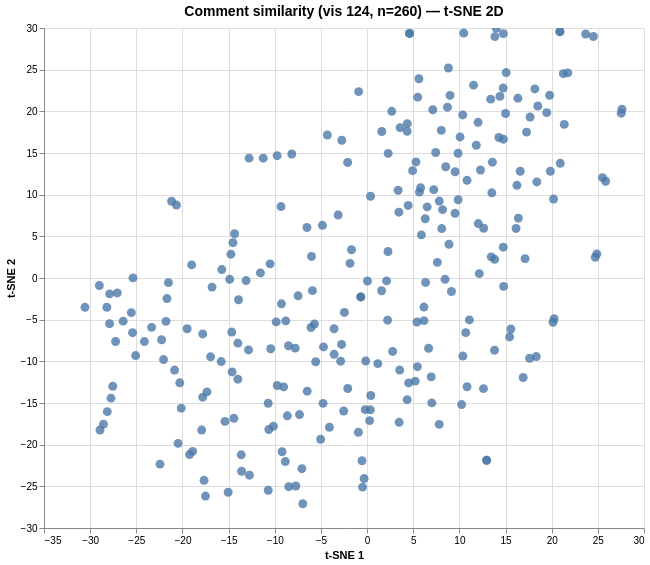

The Vega-Lite source for this figure:
### Vega specification from a JSON file in a GitHub repository (floating-point values rounded to 4 significant figures; data arrays with more than 128 entries replaced by an {"elided": "..."} marker saying what was removed)
{"$schema": "https://vega.github.io/schema/vega/v6.json", "data": [{"name": "param_1e9efca18e7a2868_store"}, {"name": "source_0", "values": {"elided": "260 records"}}, {"name": "source_0_x_domain_dim_1", "values": [{"min": -30.56, "max": 27.61}]}, {"name": "source_0_y_domain_dim_2", "values": [{"min": -27.09, "max": 29.95}]}], "signals": [{"name": "unit", "value": {}, "on": [{"events": "pointermove", "update": "isTuple(group()) ? group() : unit"}]}, {"name": "param_1e9efca18e7a2868", "update": "vlSelectionResolve(\"param_1e9efca18e7a2868_store\", \"union\")"}, {"name": "param_1e9efca18e7a2868_dim_1", "on": [{"events": [{"source": "view", "type": "dblclick"}], "update": "null"}, {"events": {"signal": "param_1e9efca18e7a2868_translate_delta"}, "update": "panLinear(param_1e9efca18e7a2868_translate_anchor.extent_x, -param_1e9efca18e7a2868_translate_delta.x / width)"}, {"events": {"signal": "param_1e9efca18e7a2868_zoom_delta"}, "update": "zoomLinear(domain(\"x\"), param_1e9efca18e7a2868_zoom_anchor.x, param_1e9efca18e7a2868_zoom_delta)"}]}, {"name": "param_1e9efca18e7a2868_dim_2", "on": [{"events": [{"source": "view", "type": "dblclick"}], "update": "null"}, {"events": {"signal": "param_1e9efca18e7a2868_translate_delta"}, "update": "panLinear(param_1e9efca18e7a2868_translate_anchor.extent_y, param_1e9efca18e7a2868_translate_delta.y / height)"}, {"events": {"signal": "param_1e9efca18e7a2868_zoom_delta"}, "update": "zoomLinear(domain(\"y\"), param_1e9efca18e7a2868_zoom_anchor.y, param_1e9efca18e7a2868_zoom_delta)"}]}, {"name": "param_1e9efca18e7a2868_tuple", "on": [{"events": [{"signal": "param_1e9efca18e7a2868_dim_1 || param_1e9efca18e7a2868_dim_2"}], "update": "param_1e9efca18e7a2868_dim_1 && param_1e9efca18e7a2868_dim_2 ? {unit: \"\", fields: param_1e9efca18e7a2868_tuple_fields, values: [param_1e9efca18e7a2868_dim_1,param_1e9efca18e7a2868_dim_2]} : null"}]}, {"name": "param_1e9efca18e7a2868_tuple_fields", "value": [{"field": "dim_1", "channel": "x", "type": "R"}, {"field": "dim_2", "channel": "y", "type": "R"}]}, {"name": "param_1e9efca18e7a2868_translate_anchor", "value": {}, "on": [{"events": [{"source": "scope", "type": "pointerdown"}], "update": "{x: x(unit), y: y(unit), extent_x: domain(\"x\"), extent_y: domain(\"y\")}"}]}, {"name": "param_1e9efca18e7a2868_translate_delta", "value": {}, "on": [{"events": [{"source": "window", "between": [{"source": "scope", "type": "pointerdown"}, {"source": "window", "type": "pointerup"}], "type": "pointermove", "consume": true}], "update": "{x: param_1e9efca18e7a2868_translate_anchor.x - x(unit), y: param_1e9efca18e7a2868_translate_anchor.y - y(unit)}"}]}, {"name": "param_1e9efca18e7a2868_zoom_anchor", "on": [{"events": [{"source": "scope", "type": "wheel", "consume": true}], "update": "{x: invert(\"x\", x(unit)), y: invert(\"y\", y(unit))}"}]}, {"name": "param_1e9efca18e7a2868_zoom_delta", "on": [{"events": [{"source": "scope", "type": "wheel", "consume": true}], "update": "pow(1.001, event.deltaY * pow(16, event.deltaMode))", "force": true}]}, {"name": "param_1e9efca18e7a2868_modify", "on": [{"events": {"signal": "param_1e9efca18e7a2868_tuple"}, "update": "modify(\"param_1e9efca18e7a2868_store\", param_1e9efca18e7a2868_tuple, true)"}]}], "marks": [{"type": "symbol", "name": "marks", "from": {"data": "source_0"}, "encode": {"update": {"fill": {"value": "#4c78a8"}, "opacity": {"value": 0.8}, "size": {"value": 80}, "tooltip": {"signal": "{\"Comment #\": format(datum[\"index\"], \"\"), \"Comment\": isValid(datum[\"comment\"]) ? datum[\"comment\"] : \"\"+datum[\"comment\"]}"}, "y": {"field": "dim_2", "scale": "y"}, "shape": {"value": "circle"}, "x": {"field": "dim_1", "scale": "x"}}}, "interactive": true, "style": ["circle"], "clip": true}], "scales": [{"name": "x", "type": "linear", "domain": [{"signal": "(data(\"source_0_x_domain_dim_1\")[0] || {}).min"}, {"signal": "(data(\"source_0_x_domain_dim_1\")[0] || {}).max"}], "range": [0, {"signal": "width"}], "domainRaw": {"signal": "param_1e9efca18e7a2868[\"dim_1\"]"}, "nice": true, "zero": true}, {"name": "y", "type": "linear", "domain": [{"signal": "(data(\"source_0_y_domain_dim_2\")[0] || {}).min"}, {"signal": "(data(\"source_0_y_domain_dim_2\")[0] || {}).max"}], "range": [{"signal": "height"}, 0], "domainRaw": {"signal": "param_1e9efca18e7a2868[\"dim_2\"]"}, "zero": true, "nice": true}], "axes": [{"scale": "x", "aria": false, "orient": "bottom", "gridScale": "y", "ticks": false, "domain": false, "labels": false, "maxExtent": 0, "minExtent": 0, "zindex": 0, "tickCount": {"signal": "ceil(width/40)"}, "grid": true}, {"scale": "y", "tickCount": {"signal": "ceil(height/40)"}, "labels": false, "zindex": 0, "grid": true, "ticks": false, "maxExtent": 0, "aria": false, "gridScale": "x", "orient": "left", "domain": false, "minExtent": 0}, {"scale": "x", "orient": "bottom", "grid": false, "labelOverlap": true, "zindex": 0, "title": "t-SNE 1", "tickCount": {"signal": "ceil(width/40)"}, "labelFlush": true}, {"scale": "y", "orient": "left", "title": "t-SNE 2", "labelOverlap": true, "zindex": 0, "grid": false, "tickCount": {"signal": "ceil(height/40)"}}], "title": {"text": "Comment similarity (vis 124, n=260) — t-SNE 2D", "frame": "group", "fontSize": 14}, "background": "white", "height": 500, "style": "cell", "padding": 5, "width": 600}
